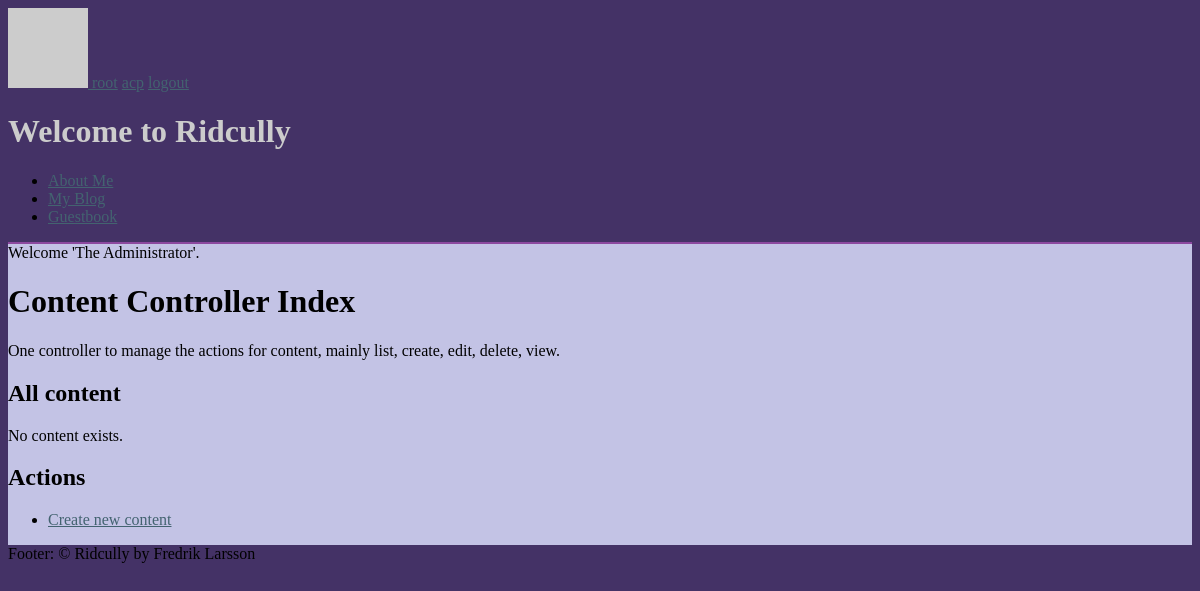
/content (signed in), run on an earlier commit of the app's database.
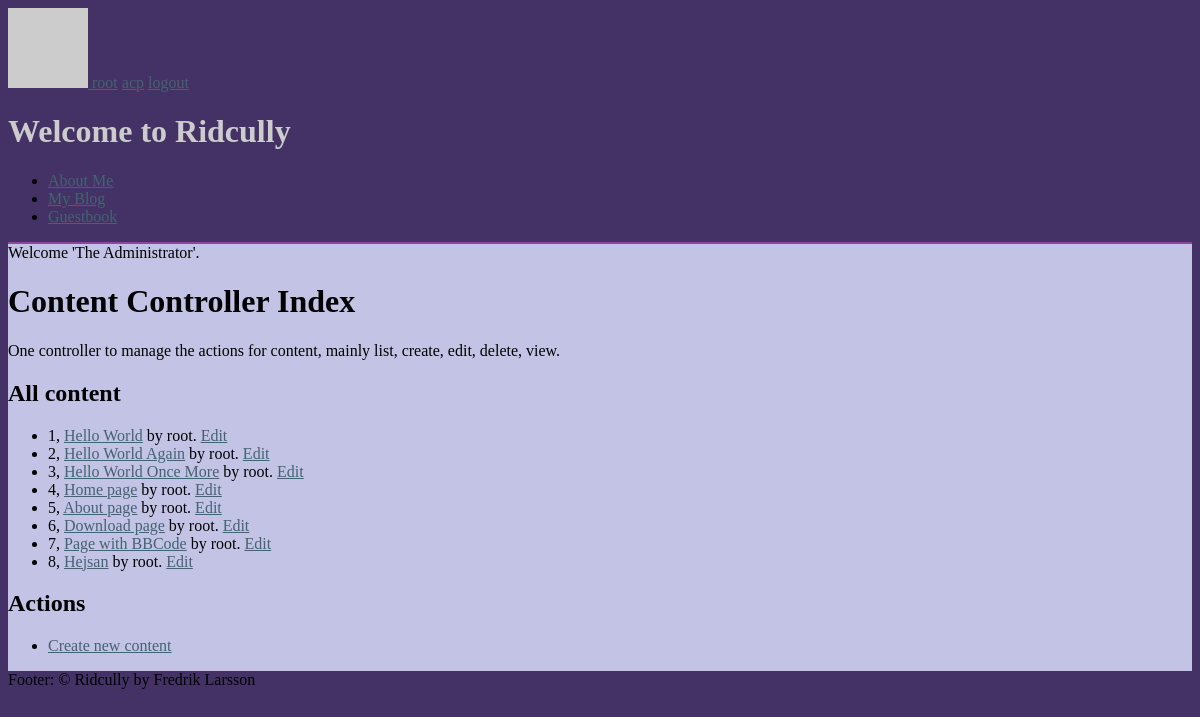
And on a later commit of the database.
### tables this page shows
CREATE TABLE r_content (id INTEGER PRIMARY KEY, key TEXT KEY, type TEXT, title TEXT, data TEXT, filter TEXT, idUser INT, created DATETIME default (datetime('now')), updated DATETIME default NULL, deleted DATETIME default NULL, FOREIGN KEY(idUser) REFERENCES r_user(id));

CREATE TABLE r_user (id INTEGER PRIMARY KEY, acronym TEXT UNIQUE, name TEXT, email TEXT UNIQUE, password TEXT, created DATETIME default (datetime('now')), updated DATETIME default NULL);

### index.php (called while the page is built, shortened)
<?php
require(RIDCULLY_INSTALL_PATH . '/src/CRidcully/bootstrap.php');
$r = CRidcully::Instance();
$r->FrontControllerRoute();
$r->ThemeEngineRender();

### src/CRidcully/bootstrap.php (called while the page is built, shortened)
<?php
function autoload($aClassName) {
  $classFile = "/src/{$aClassName}/{$aClassName}.php";
   $file1 = RIDCULLY_INSTALL_PATH . $classFile;
}

### src/CRequest/CRequest.php (called while the page is built, shortened)
<?php
class CRequest {
	public function __construct($uriType=0) {
    $this->cleanUri       = $uriType= 1 ? true : false;
	}
	public function CreateUri($uri=null, $method=null, $arguments=null) {
		if(!empty($uri) && (strpos($uri, '://') || $uri[0] == '/')) {
			return $uri;
		}
    $prepend = $this->base_uri;
    $uri = trim($uri, '/');
    $method = empty($method) ? null : '/' . trim($method, '/');
    $arguments = empty($arguments) ? null : '/' . trim($arguments, '/');
    return $prepend . rtrim("$uri$method$arguments", '/');
  }
  public function Init($baseUri = null, $routing=null) {
		$scriptPart = $scriptName = $_SERVER['SCRIPT_NAME'];
		$currentUri = $this->GetCurrentUri();
		$parts 	    = parse_url($currentUri);
		$baseUri 		= !empty($baseUri) ? $baseUri : "{$parts['scheme']}://{$parts['host']}" . (isset($parts['port']) ? ":{$parts['port']}" : '') . rtrim(dirname($scriptName), '/');
		$this->base_uri 	= rtrim($baseUri, '/') . '/';
  }
	public function GetCurrentUri() {
    $uri = "http";
    $uri .= (@$_SERVER["HTTPS"] == "on") ? 's' : '';
    $uri .= "://";
    $serverPort = ($_SERVER["SERVER_PORT"] == "80") ? '' :
    (($_SERVER["SERVER_PORT"] == 443 && @$_SERVER["HTTPS"] == "on") ? '' : ":{$_SERVER['SERVER_PORT']}");
    $uri .= $_SERVER["SERVER_NAME"] . $serverPort . htmlspecialchars($_SERVER["REQUEST_URI"]);
		return $uri;
	}
}

### src/CSession/CSession.php (called while the page is built, shortened)
<?php
class CSession {
    private $key;
    private $data = array();
    private $flash = null;
    public function __construct($key) {
    $this->key = $key;
    }
    public function __get($key) {
    return isset($this->data[$key]) ? $this->data[$key] : null;
    }
    public function GetAuthenticatedUser() { return $this->authenticated_user; }
    public function GetMessages() {
        return isset($this->flash['messages']) ? $this->flash['messages'] : null;
    }
    public function PopulateFromSession() {
        if(isset($_SESSION[$this->key])) {
          $this->data = $_SESSION[$this->key];
          if(isset($this->data['flash'])) {
            $this->flash = $this->data['flash'];
          }
        }
    }
}

### src/CMUser/CMUser.php (called while the page is built, shortened)
<?php
class CMUser extends CObject implements IHasSQL, ArrayAccess, IModule {
  public function __construct($r=null) {
    $profile = $this->session->GetAuthenticatedUser();
    $this->profile = is_null($profile) ? array() : $profile;
  }
  public function offsetGet($offset) { return isset($this->profile[$offset]) ? $this->profile[$offset] : null; }
  public function IsAuthenticated() {
    return ($this->session->GetAuthenticatedUser() != false);
  }
  public function GetProfile() {
    return $this->session->GetAuthenticatedUser();
  }
  public function GetAcronym() {
    $profile = $this->GetProfile();
    return isset($profile["acronym"]) ? $profile["acronym"] : null;
  }
}
?>

### src/CDatabase/CDatabase.php (called while the page is built, shortened)
<?php
class CDatabase {
  private $db = null;
  public function __construct($dsn, $username = null, $password = null, $driver_options = null) {
    $this->db = new PDO($dsn, $username, $password, $driver_options);
    $this->db->SetAttribute(PDO::ATTR_ERRMODE, PDO::ERRMODE_EXCEPTION);
  }
  public function ExecuteSelectQueryAndFetchAll($query, $params=array()){
    $this->stmt = $this->db->prepare($query);
    $this->stmt->execute($params);
    return $this->stmt->fetchAll(PDO::FETCH_ASSOC);
  }
}

### src/CMContent/CMContent.php (called while the page is built, shortened)
<?php
class CMContent extends CObject implements IHasSQL, ArrayAccess, IModule {
  public static function SQL($key=null) {
    $order_order  = isset($args['order-order']) ? $args['order-order'] : 'ASC';
    $order_by     = isset($args['order-by'])    ? $args['order-by'] : 'id';
    $queries = array(
      'drop table content'        => "DROP TABLE IF EXISTS r_content;",
      'create table content'      => "CREATE TABLE IF NOT EXISTS r_content (id INTEGER PRIMARY KEY, key TEXT KEY, type TEXT, title TEXT, data TEXT, filter TEXT, idUser INT, created DATETIME default (datetime('now')), updated DATETIME default NULL, deleted DATETIME default NULL, FOREIGN KEY(idUser) REFERENCES r_user(id));",
      'insert content'            => 'INSERT INTO r_content (key,type,title,data,filter,idUser) VALUES (?,?,?,?,?,?);',
      'select * by id'            => 'SELECT c.*, u.acronym as owner FROM r_content AS c INNER JOIN r_user as u ON c.idUser=u.id WHERE c.id=? AND deleted IS NULL;',
      'select * by key'           => 'SELECT c.*, u.acronym as owner FROM r_content AS c INNER JOIN r_user as u ON c.idUser=u.id WHERE c.key=? AND deleted IS NULL;',
      'select * by type'          => "SELECT c.*, u.acronym as owner FROM r_content AS c INNER JOIN r_user as u ON c.idUser=u.id WHERE type=?  AND deleted IS NULL ORDER BY {$order_by} {$order_order};",
      'select *'                  => 'SELECT c.*, u.acronym as owner FROM r_content AS c INNER JOIN r_user as u ON c.idUser=u.id AND deleted IS NULL;',
      'update content'            => "UPDATE r_content SET key=?, type=?, title=?, data=?, filter=?, updated=datetime('now') WHERE id=? AND deleted IS NULL;",
      'update content as deleted' => "UPDATE r_content SET deleted = datetime('now') WHERE id=?",
    );
    return $queries[$key];
  }
  public function ListAll($args=null) {
    try {
      if(isset($args) && isset($args['type'])) {
        return $this->database->ExecuteSelectQueryAndFetchAll(self::SQL('select * by type', $args), array($args['type']));
      } else {
        return $this->database->ExecuteSelectQueryAndFetchAll(self::SQL('select *', $args));
      }
    } catch(Exception $e) {
      echo $e;
      return null;
    }
  }
}

### src/CCContent/CCContent.php (called while the page is built, shortened)
<?php
class CCContent extends CObject implements IController {
    public function Index() {
        $content = new CMContent();
        $this->views->SetTitle('Content Controller');
        $this->views->AddInclude(__DIR__ . '/index.tpl.php', array(
                        'contents' => $content->ListAll(),
                    ), 'primary');
    }
}

### src/CCContent/index.tpl.php (the view)
<h1>Content Controller Index</h1>
<p>One controller to manage the actions for content, mainly list, create, edit, delete, view.</p>
<h2>All content</h2>
<?php if($contents != null):?>
  <ul>
  <?php foreach($contents as $val):?>
    <li><?=$val["id"]?>, <a href="<?=create_uri("page/view/{$val["id"]}")?>"><?=$val["title"]?></a> by <?=$val["owner"]?>. <a href='<?=create_uri("content/edit/{$val["id"]}")?>'>Edit</a>
  <?php endforeach; ?>
  </ul>
<?php else:?>
  <p>No content exists.</p>
<?php endif;?>
<h2>Actions</h2>
<ul>
  <li><a href='<?=create_uri('content/create')?>'>Create new content</a>
</ul>

### src/CRidcully/CRidcully.php (shortened to what this page needs)
<?php
class CRidcully implements ISingleton {
  private static $instance = null;
  public $request;
  public $data = array('main' => '',
      'title' => '',
      'header' => '',
      'footer' => '');
  public static function Instance() {
    if(self::$instance == null) {
      self::$instance = new CRidcully();
    }
    return self::$instance;
  }
  protected function __construct() {
    $this->views = new CViewContainer();
    $this->session = new CSession($this->config['session_key']);
    $this->user = new CMUser($this);
  }
  public function FrontControllerRoute() {
    $this->request = new CRequest();
    $this->request->Init($this->config['base_uri'], $this->config['routing']);
    $controller = $this->request->controller;
    $method     = $this->request->method;
    $arguments  = $this->request->arguments;
    $controllerExists    = isset($this->config['controllers'][$controller]);
    $controllerEnabled   = false;
    $className           = false;
    $classExists         = false;
    if($controllerExists) {
      $controllerEnabled    = ($this->config['controllers'][$controller]['enabled'] === true);
      $className            = $this->config['controllers'][$controller]['class'];
      $classExists          = class_exists($className);
    }
    if($controllerExists && $controllerEnabled && $classExists) {
      $rc = new ReflectionClass($className);
      if($rc->implementsInterface('IController')) {
        if($rc->hasMethod($method)) {
          $controllerObj = $rc->newInstance();
          $methodObj = $rc->getMethod($method);
          $methodObj->invokeArgs($controllerObj, $arguments);
        } else {
          die("404. " . get_class() . ' error: Controller does not contain method.');
        }
      } else {
        die('404. ' . get_class() . ' error: Controller does not implement interface IController.');
      }
    }
    else {
      die('404. Page is not found.');
    }
  }
  public function ThemeEngineRender() {
    $themePath    = RIDCULLY_INSTALL_PATH . '/' . $this->config['theme']['path'];
    $themeUrl     = $this->request->base_uri . $this->config['theme']['path'];
    $parentPath = null;
    if(isset($this->config['theme']['parent'])) {
      $parentPath = RIDCULLY_INSTALL_PATH . '/' . $this->config['theme']['parent'];
    }
    $this->data['stylesheet'] = $this->config['theme']['stylesheet'];
    $this->themeUrl = $themeUrl;
    include_once RIDCULLY_INSTALL_PATH . '/themes/functions.php';
    if($parentPath) {
      if(is_file("{$parentPath}/functions.php")) {
        include "{$parentPath}/functions.php";
      }
    }
    if(is_array($this->config['theme']['menu_to_region'])) {
      foreach($this->config['theme']['menu_to_region'] as $key => $val) {
        $this->views->AddString($this->DrawMenu($key), array(), $val);
      }
    }
    extract($this->data);
    extract($this->views->GetData());
    $templateFile = (isset($this->config['theme']['template_file'])) ? $this->config['theme']['template_file'] : 'default.tpl.php';
    if(is_file("{$themePath}/{$templateFile}")) {
      include("{$themePath}/{$templateFile}");
    } else if(is_file("{$parentPath}/{$templateFile}")) {
      include("{$parentPath}/{$templateFile}");
    } else {
      throw new Exception('No such template file.');
    }
  }
  public function CreateUri($urlOrController=null, $method=null, $arguments=null) {
    return $this->request->CreateUri($urlOrController, $method, $arguments);
  }
  public function DrawMenu($menu) {
    $items = null;
    if(isset($this->config['menus'][$menu])) {
      foreach($this->config['menus'][$menu] as $val) {
        $selected = null;
        $items .= "<li><a {$selected} href='" . $this->CreateUri($val['url']) . "'>{$val['label']}</a></li>\n";
      }
    } else {
      throw new Exception('No such menu.');
    }
    return "<ul class='menu {$menu}'>\n{$items}</ul>\n";
  }
}

### themes/new/index.tpl.php (shortened to what this page needs)
<!doctype html>
<html lang='en'>
<head>
  <link rel='stylesheet' href='<?=theme_url($stylesheet)?>'/>
</head>
<body>
<div class="wrapper">
<div id='outer-wrap-header'>
  <div id='inner-wrap-header'>
    <div id='header'>
      <?=login_menu()?>
      <?=$header?>
      <?php if(region_has_content('navbar')): ?>
      <div id='navbar'><?=render_views('navbar')?></div>
      <?php endif; ?>
    </div>
  </div>
</div>
<div id='outer-wrap-main'>
  <div id='inner-wrap-main'>
    <div id='primary'>
      <?=get_messages_from_session()?>
      <?=render_views('primary')?>
    </div>
  </div>
</div>
<div id='outer-wrap-footer'>
  <div id='inner-wrap-footer'>
    <div id='footer'><?=$footer?></div>
  </div>
</div>
</div>
</body>
</html>

### themes/functions.php (shortened to what this page needs)
<?php
function create_uri($uriOrController=null, $method=null, $arguments=null)
{
  return CRidcully::Instance()->request->createUri($uriOrController, $method, $arguments);
}
function render_views($region='default') {
  return CRidcully::Instance()->views->Render($region);
}
function region_has_content($region='default' ) {
  return CRidcully::Instance()->views->RegionHasView(func_get_args());
}
    function get_messages_from_session() {
      $messages = CRidcully::Instance()->session->GetMessages();
      $html = null;
      if(!empty($messages)) {
        foreach($messages as $val) {
          $valid = array('info', 'notice', 'success', 'warning', 'error', 'alert');
          $class = (in_array($val['type'], $valid)) ? $val['type'] : 'info';
          $html .= "<div class='$class'>{$val['message']}</div>\n";
        }
      }
      return $html;
    }
    function login_menu() {
      $r = CRidcully::Instance();
      if($r->user->IsAuthenticated()) {
        $items = "<a href='" . create_uri('user/profile') . "'><img class='gravatar' src='" . get_gravatar(20) . "' alt=''> " . $r->user->GetAcronym() . "</a> ";
        if($r->user["hasRoleAdmin"]) {
          $items .= "<a href='" . create_uri('acp') . "'>acp</a> ";
        }
        $items .= "<a href='" . create_uri('user/logout') . "'>logout</a> ";
      } else {
        $items = "<a href='" . create_uri('user/login') . "'>login</a> ";
      }
      return "<nav id='login-menu'>$items</nav>";
    }
function get_gravatar($size=null) {
  return 'http://www.gravatar.com/avatar/' . md5(strtolower(trim(CRidcully::Instance()->user->profile["email"]))) . '.jpg?' . ($size ? "s=$size" : null);
}
function theme_url($url) {
  return create_uri(CRidcully::Instance()->themeUrl . "/{$url}");
}

### src/CViewContainer/CViewContainer.php (shortened to what this page needs)
<?php
class CViewContainer {
   private $views = array();
   public function AddInclude($file, $variables=array(), $region='default') {
     $this->views[$region][] = array('type' => 'include', 'file' => $file, 'variables' => $variables);
     return $this;
  }
  public function AddString($string, $variables=array(), $region='default')
  {
    $this->views[$region][] = array('type'=>'string', 'string' => $string, 'variables' => $variables);
    return $this;
  }
  public function RegionHasView($region)
  {
    if (is_array($region)) {
      foreach ($region as $val) {
        if (isset($this->views[$val])) {
          return true;
        }
      }
      return false;
    } else {
      return (isset($this->views[$region]));
    }
  }
  public function Render($region='default') {
    if(!isset($this->views[$region])) return;
    foreach($this->views[$region] as $view) {
      switch($view['type']) {
        case 'include': if(isset($view['variables'])) extract($view['variables']); include($view['file']); break;
        case 'string': if(isset($view['variables'])) extract($view['variables']); echo $view['string']; break;
      }
     }
  }
}

### site/themes/modtheme/style.css (style rules this page uses)
html { background-color: #443266; }
body { background-color: #C3C3E5; }
#outer-wrap-header { background-color: #443266; border-bottom: 2px solid #8C489F; }
#outer-wrap-footer { background-color:#443266; }
a { color:#436370 }
#header > h1 { color: #ccc; }

What changed in the data, as far as the page shows it:
added r_content: id "1", title "Hello World", idUser.acronym "root"
added r_content: id "2", title "Hello World Again", idUser.acronym "root"
added r_content: id "3", title "Hello World Once More", idUser.acronym "root"
added r_content: id "4", title "Home page", idUser.acronym "root"
added r_content: id "5", title "About page", idUser.acronym "root"
added r_content: id "6", title "Download page", idUser.acronym "root"
added r_content: id "7", title "Page with BBCode", idUser.acronym "root"
added r_content: id "8", title "Hejsan", idUser.acronym "root"
Also different on the page:
list line gone: "No content exists."
